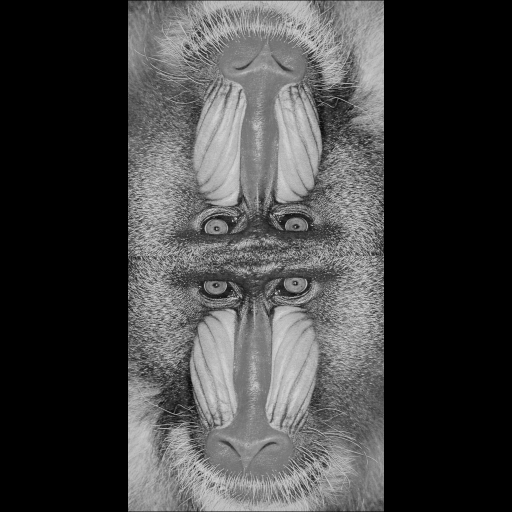
%> input picture Target_images/mandrill2_square.png, 1024 x 1024 px (shown at 1/2 size)
$ octave resize.m   (GNU Octave 9; MATLAB toolbox functions it lacks are replaced by stand-ins)
%> lines starting %> are read from the running program, lines starting %| are printed output that depends on the picture
img = imread('mandrill2_square.png');
%> img is the input picture: size 1024x1024x3 uint8; min 0, max 231, mean 64.8
size(img)
%> ans = [1024 1024 3]
target_image = imread('mandrill2_1280.png');
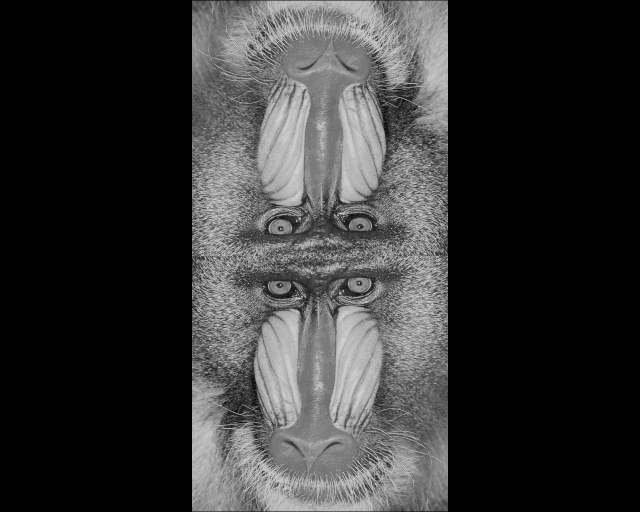
%> input picture Target_images/mandrill2_1280.png, 1280 x 1024 px (shown at 1/2 size)
%> target_image is the input picture: size 1024x1280 uint8; min 0, max 231, mean 51.8

% img = rgb2gray(img);

resized_photo = imresize(img, size(target_image));
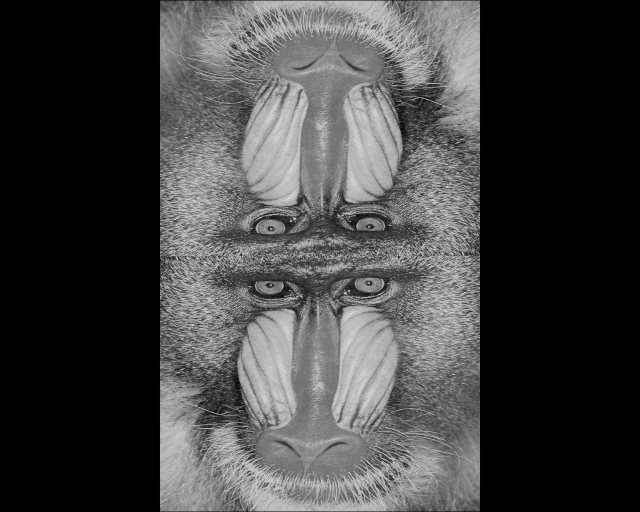
%> resized_photo: size 1024x1280x3 uint8 (shown at 1/2 size); min 0, max 232, mean 64.8
imwrite(resized_photo, 'mandrill2_stretched.png')
